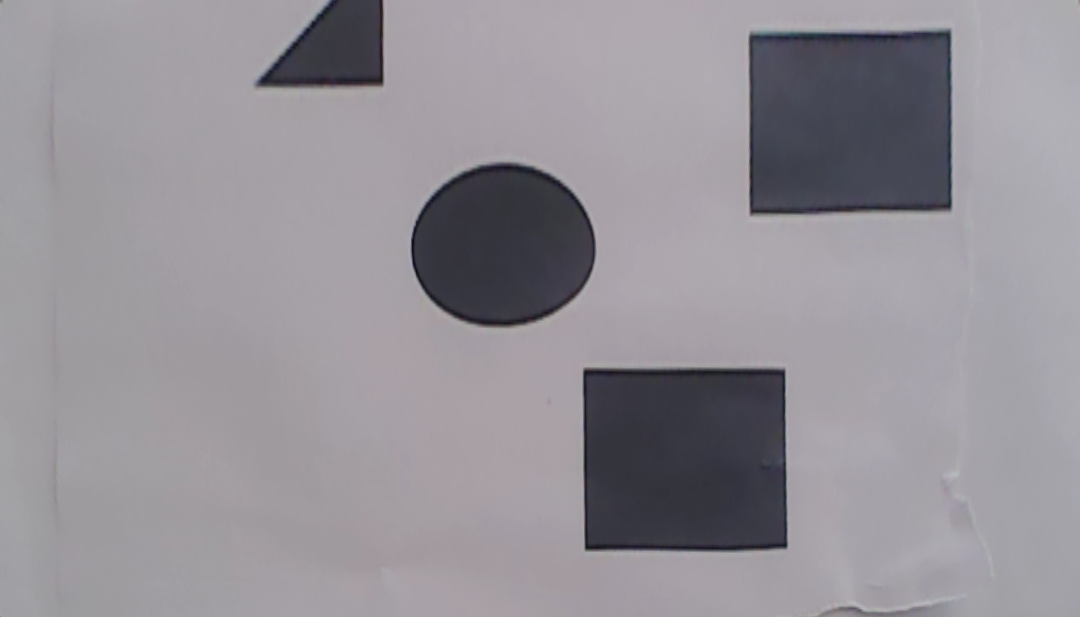
#> input picture scripts/map_view.png, 1080 x 617 px
$ jupyter execute test.ipynb
#> lines starting #> are read from the running program, lines starting #| are printed output that depends on the picture; after the words box and inside, x2 and y2 are one past the last pixel; in counts of white or black regions, pixels touching at a corner belong together; long printed decimals are rounded
[cell 1]
import cv2
import numpy as np
import matplotlib.pyplot as plt

def detect_and_plot_rectangle_cm(image_path, scale_factor=21/1080):
#> called with image_path = 'map_view.png', scale_factor = 0.0194
    img = cv2.imread(image_path)
#> img is the input picture: shape (617, 1080, 3); mean B, G, R 151.9, 145.1, 149.1
    img_rgb = cv2.cvtColor(img, cv2.COLOR_BGR2RGB)
    gray = cv2.cvtColor(img, cv2.COLOR_BGR2GRAY)
    blurred = cv2.GaussianBlur(gray, (5, 5), 0)
    edges = cv2.Canny(blurred, 50, 150)
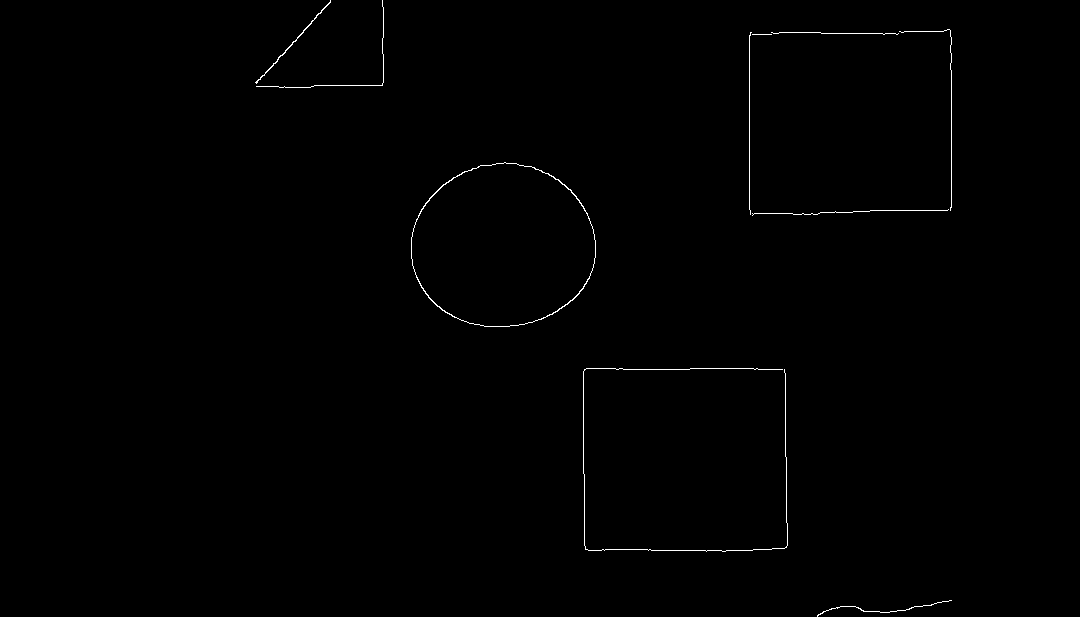
#> edges: shape (617, 1080); 0.4% white in thin lines or dots, all inside (x1, y1, x2, y2) = (255, 0, 952, 617)

    contours, _ = cv2.findContours(edges, cv2.RETR_EXTERNAL, cv2.CHAIN_APPROX_SIMPLE)
#> contours = 10 contours, 8 with area under 20; largest, box (x1, y1, x2, y2) and area: (411, 162, 596, 327) 23688, (255, 0, 331, 84) 66

    coordinates_cm = []
    for contour in contours:
        epsilon = 0.02 * cv2.arcLength(contour, True)
        approx = cv2.approxPolyDP(contour, epsilon, True)
        points_cm = [(point[0][0] * scale_factor, point[0][1] * scale_factor) for point in approx]
        coordinates_cm.append(points_cm)
#> this loop made 10 passes
#> (epsilon, approx, points_cm) on passes 3, 5, 6, 7, 9, 10: (8.13, [[948, 209], [752, 215]], [(18.43, 4.06), (14.62, 4.18)]), (0.76, [[752, 34], [771, 34]], [(14.62, 0.661), (14.99, 0.661)]), (5.2, [[771, 32], [898, 33]], [(14.99, 0.622), (17.46, 0.642)]), (7.34, [[751, 32], [750, 214]], [(14.6, 0.622), (14.58, 4.16)]), (8.58, [[382, 0], [381, 85], [256, 86], [382, 85]], [(7.43, 0), (7.41, 1.65), (4.98, 1.67), (7.43, 1.65)]), (4.71, [[330, 0], [256, 83]], [(6.42, 0), (4.98, 1.61)])
#> epsilon on passes 1, 2, 4: 5.85, 30.73, 11.57
#> after the loop, coordinates_cm = 10 items

    plt.figure(figsize=(10, 8))
    plt.imshow(img_rgb)

    for points in coordinates_cm:
        points = np.array(points)
        for i in range(len(points)):
            next_i = (i + 1) % len(points)
            plt.plot([points[i][0]/scale_factor, points[next_i][0]/scale_factor],
                    [points[i][1]/scale_factor, points[next_i][1]/scale_factor], 'r-', linewidth=2)

        for i, (x_cm, y_cm) in enumerate(points):
            plt.plot(x_cm/scale_factor, y_cm/scale_factor, 'bo', markersize=8)
            plt.annotate(f'({x_cm:.1f}, {y_cm:.1f}) cm',
                        (x_cm/scale_factor, y_cm/scale_factor),
                        xytext=(10, 10), textcoords='offset points',
                        color='green', fontweight='bold')
#> this loop made 10 passes
#> points on passes 3, 5, 6, 7, 9, 10: [[18.43, 4.06], [14.62, 4.18]], [[14.62, 0.661], [14.99, 0.661]], [[14.99, 0.622], [17.46, 0.642]], [[14.6, 0.622], [14.58, 4.16]], [[7.43, 0], [7.41, 1.65], [4.98, 1.67], [7.43, 1.65]], [[6.42, 0], [4.98, 1.61]]

    plt.title('Rectangle Corners with Measurements in Centimeters')
    plt.axis('off')
    plt.tight_layout()
    plt.show()
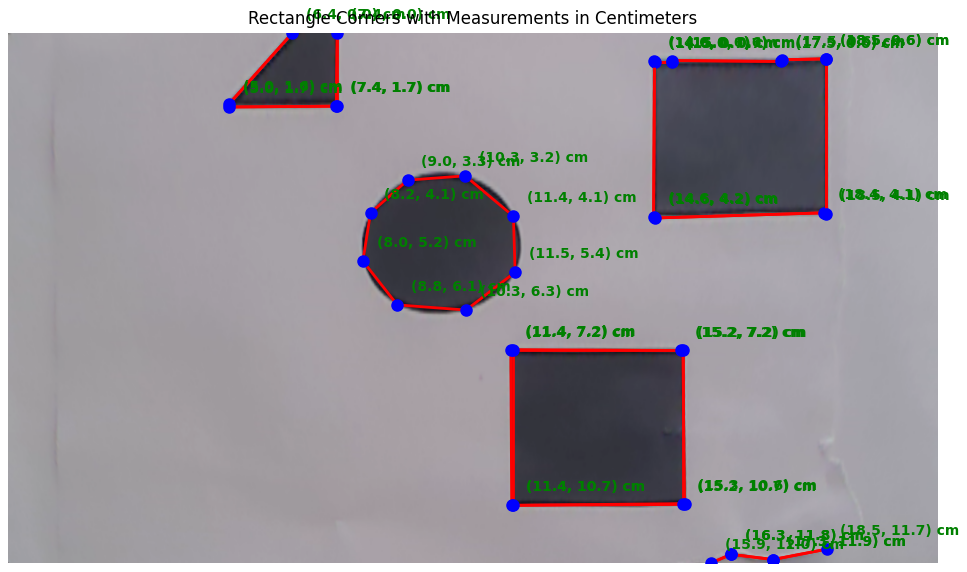
#> figure drawn by matplotlib, 1 panel

    return coordinates_cm

# Usage
img_path = 'map_view.png'
coords_cm = detect_and_plot_rectangle_cm(img_path)
#> coords_cm = 10 items
print("\nCorner coordinates in centimeters:")
for i, shape in enumerate(coords_cm):
    print(f"Shape {i+1}:", shape)
#> this loop made 10 passes
#| Shape 1: [(18.492, 11.667), (17.286, 11.9), (16.333, 11.783), (15.886, 11.978), (16.333, 11.783), (17.286, 11.9)]
#| Shape 2: [(11.356, 7.175), (11.375, 10.675), (15.283, 10.636), (15.244, 7.175), (15.244, 10.656), (11.394, 10.675), (11.394, 7.156), (15.206, 7.175)]
#| Shape 3: [(18.433, 4.064), (14.622, 4.181)]
#| Shape 4: [(10.325, 3.228), (9.022, 3.325), (8.186, 4.064), (8.011, 5.153), (8.789, 6.144), (10.344, 6.261), (11.453, 5.406), (11.414, 4.142)]
#| Shape 5: [(14.622, 0.6611), (14.992, 0.6611)]
#| Shape 6: [(14.992, 0.6222), (17.461, 0.6417)]
#| Shape 7: [(14.603, 0.6222), (14.583, 4.161)]
#| Shape 8: [(17.481, 0.6028), (18.472, 0.5833), (18.472, 4.083), (18.472, 0.5833)]
#> (further printed lines are left out)
